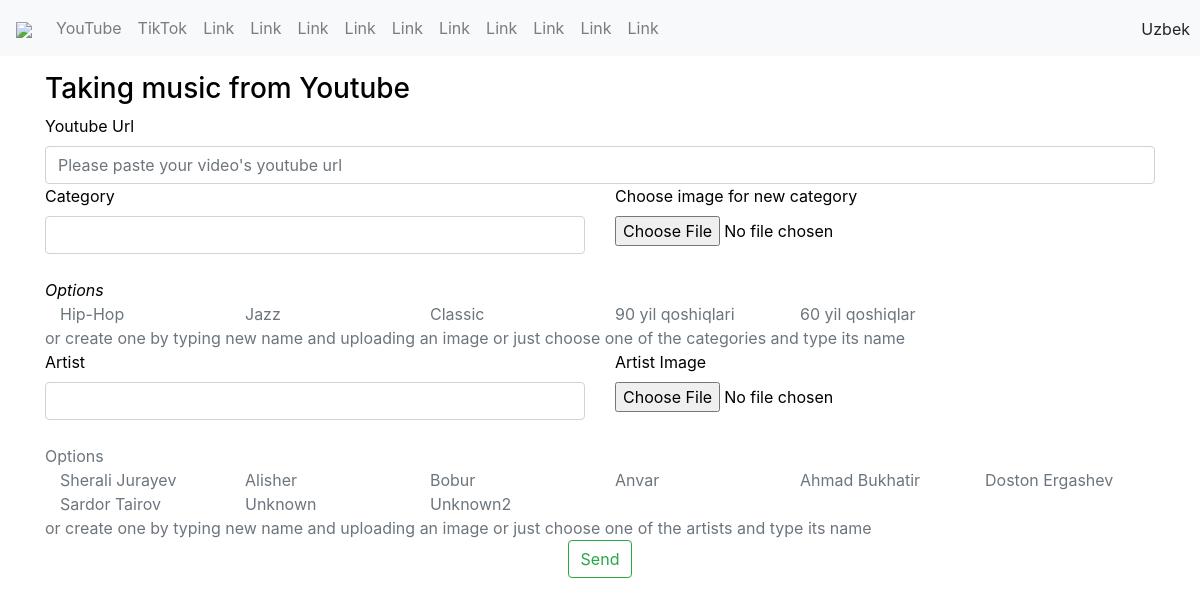
Before: /api/url/ (signed in) with the older database file.
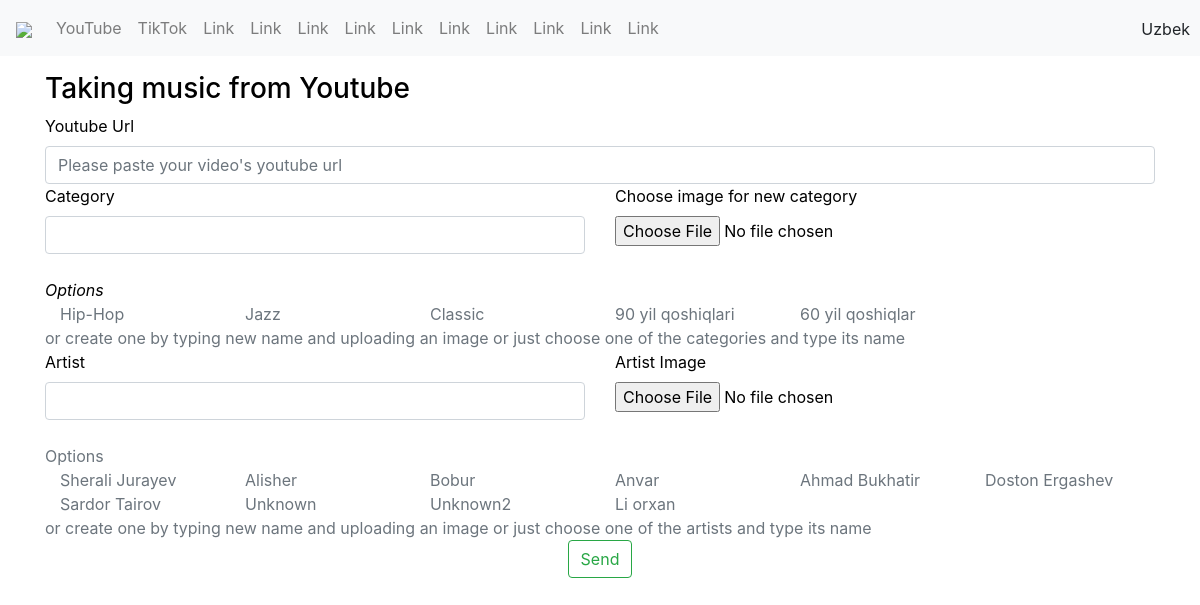
After: the same page with the newer database file.
### app/models.py (models this page shows, shortened)
class Category(models.Model):
    title = models.CharField('kategoriya', max_length=50, blank=True)
    photo = models.ImageField('photo', blank=True)
    likes = models.IntegerField(default=0)
    class Meta:
        verbose_name_plural = 'Categories'

class Artist(models.Model):
    name = models.CharField('Ismi', max_length=50)
    photo = models.ImageField(null=True, blank=True)
    likes = models.PositiveIntegerField(null=True, blank=True, default=0)

### app/views.py (the view)
# urls.py: path("url/", get_channel_url),
@login_required(login_url="/api/songs")
def get_channel_url(request):
    x = Category.objects.all()
    y = Artist.objects.all()
    if request.method == "POST":
        links = []
        print('Files:', request.FILES)
        print("POST:", request.POST)
        channel_url = request.POST.get("youtube_channel_url")
        category_name = request.POST.get("category")
        category_image = request.FILES.get("category_image")
        artist_name = request.POST.get("artist")
        artist_image = request.FILES.get("artist_image")
        r = Channel(channel_url)
        if Category.objects.filter(title=category_name).exists():
            category = Category.objects.get(
                title=category_name)
        else:
            category = Category.objects.create(
                title=category_name, photo=category_image)
            category.save()
        if Artist.objects.filter(name=artist_name).exists():
            artist = Artist.objects.get(
                name=artist_name)
        else:
            artist = Artist.objects.create(
                name=artist_name, photo=artist_image)
            artist.save()
        for i in r.video_urls:
            try:
                r = YouTube(i)
                video_title = r.title
                print(video_title)
                x = Song.objects.create(
                    url=i, title=video_title, category=category, artist=artist)
                x.save()
            except:
                print("some problem")
        return redirect("/api/url")
    else:
        return render(request, "demo5.html", {"x": x, "y": y})

### templates/demo5.html (shortened to what the changed rows need)
<!DOCTYPE html>
<html lang="en" class="no-js">
<head>
	<link rel="stylesheet" href="https://maxcdn.bootstrapcdn.com/bootstrap/4.5.2/css/bootstrap.min.css">
</head>
<body style="color: black;overflow-x: hidden;">
	<main style="padding-right: 20px;padding-left: 20px;">
		<div class="frame">
			<div style="z-index: 1100000000000000000000000000000000000 !important;" class="mt-3 mb-5	">
				<div>
					<div class="container">
						<div class="row ">
							<div class="col-md-12">
								<form method="post" class="row justify-content-center" enctype="multipart/form-data">
									<div class="col-md-12 col-sm-12 col-12">
										{% if x %}
										<div class="container">
											<div class="row">
												{% for i in x %}
												<div class=" col-md-3 col-lg-2 col-sm-4 col-6 text-secondary"
													value={{i.title}}>{{i.title}}</div>
												{% endfor %}
											</div>
										</div>
										{% endif %}
									</div>
									<div class="col-md-12 col-sm-12 col-12">
										{% if y %}
										<div class="container">
											<div class="row">
												{% for i in y %}
												<div class=" col-md-3 col-lg-2 col-sm-4 col-6 text-secondary"
													value={{i.name}}>{{i.name}}</div>
												{% endfor %}
											</div>
										</div>
										{% endif %}
									</div>
								</form>
							</div>
						</div>
					</div>
				</div>
			</div>
		</div>
	</main>
</body>
</html>

Changed rows visible on the page:
added Artist: name "Li orxan"
